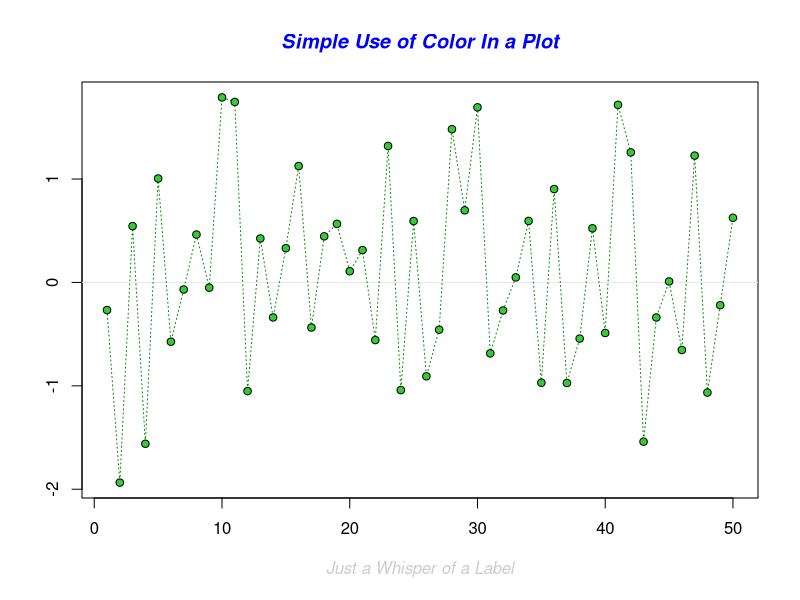
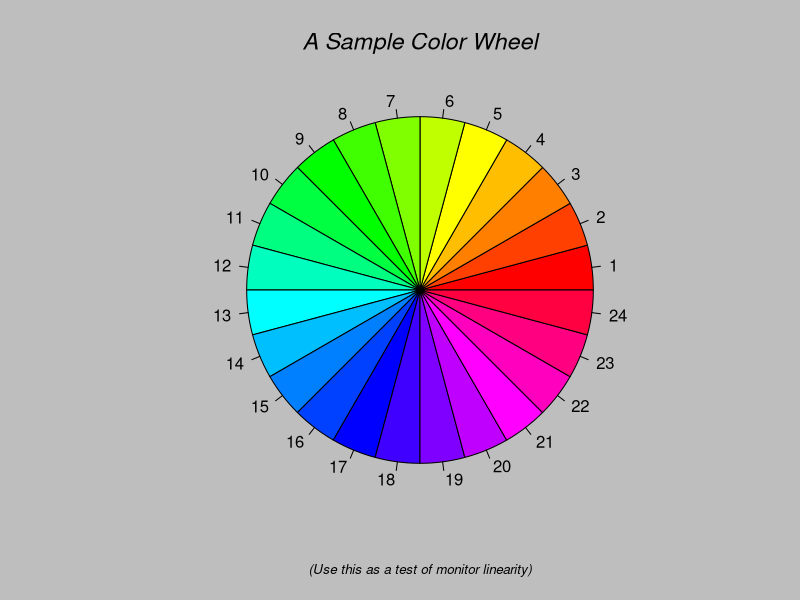
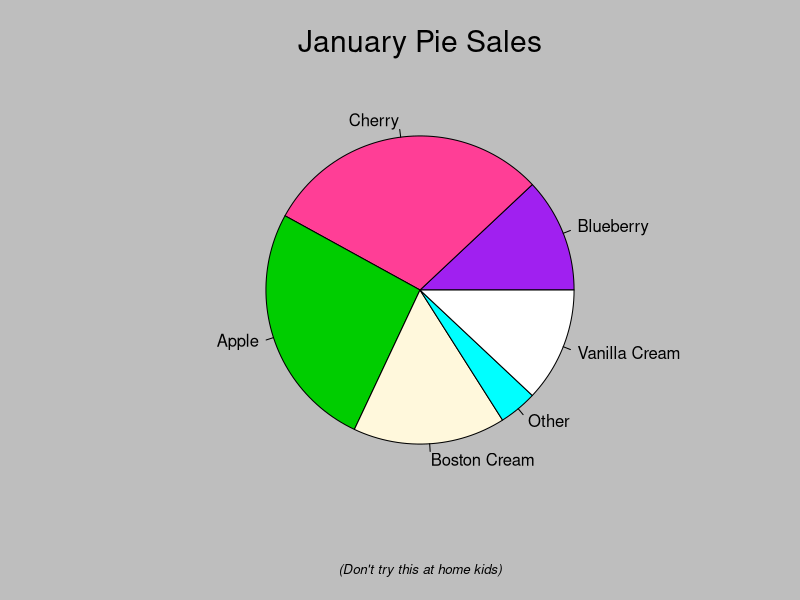
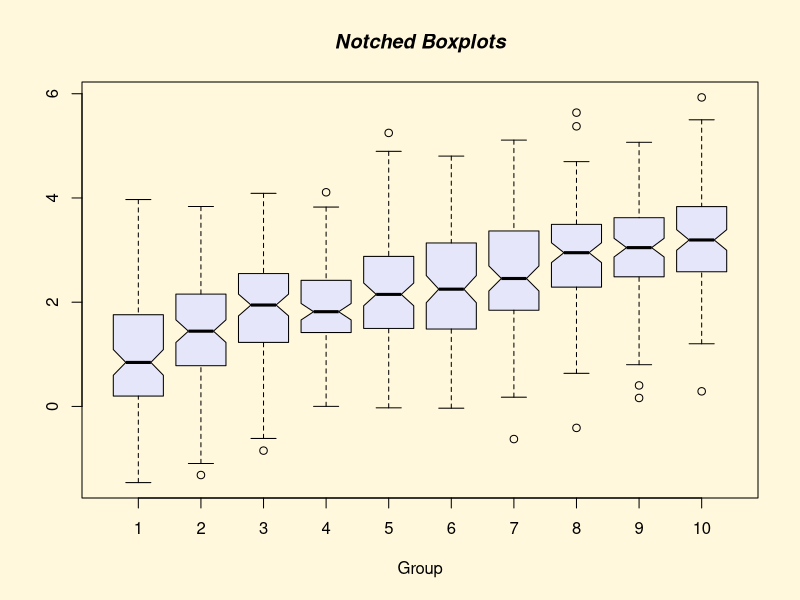
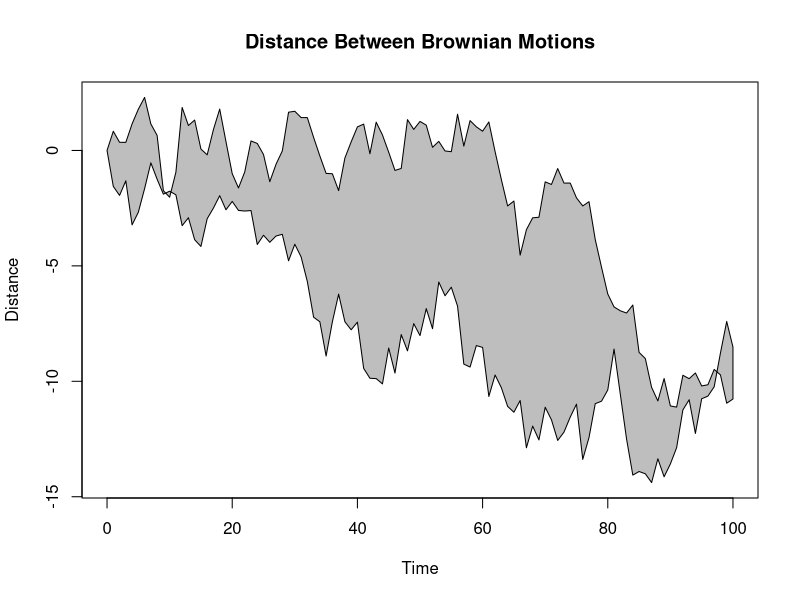
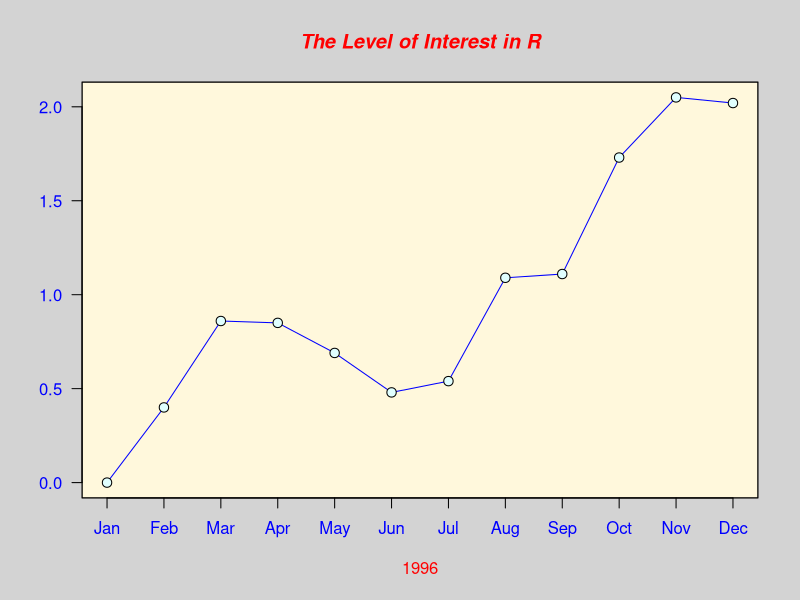
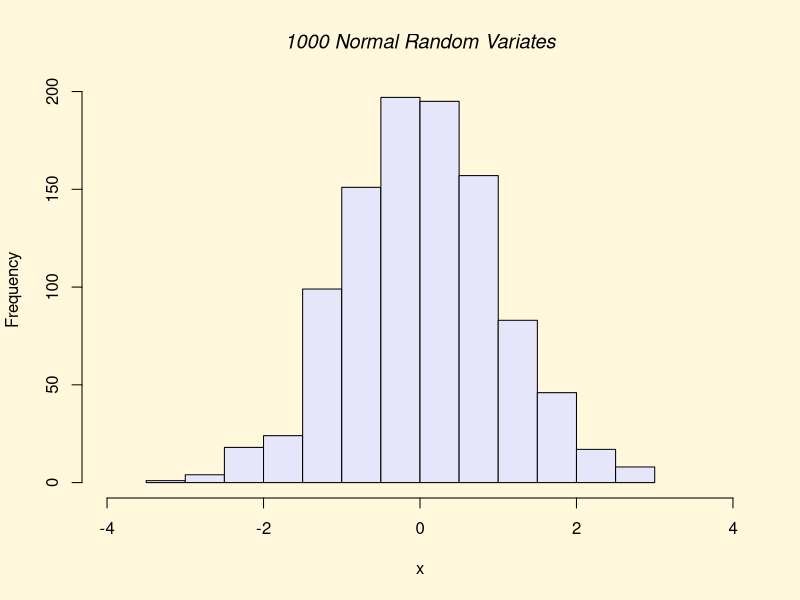
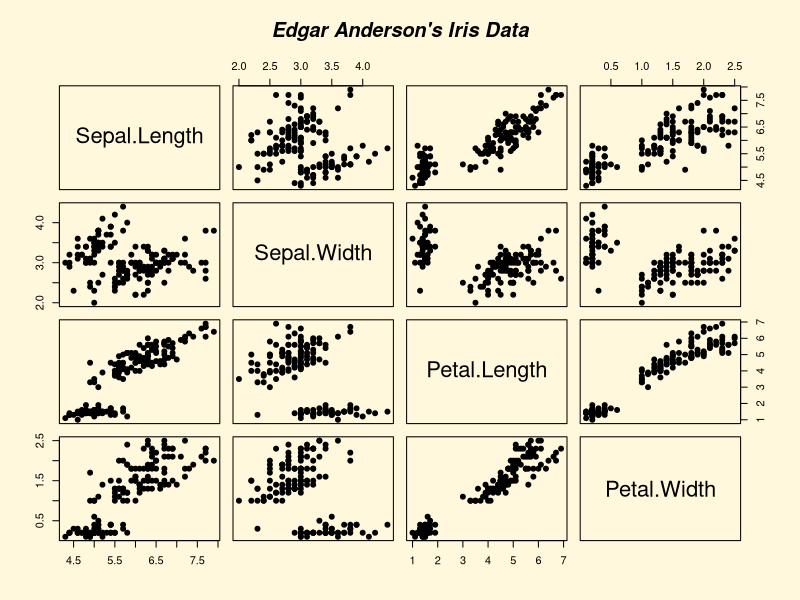

Here is the R script that generated these plots, in order:
#Nom- BELMOKADDEM
#Prénom- Adil
#Exercices 1 et 2 du TP1UVSQ

######Exercice 1######
#Dimensions de la matrice (tableau 2D).
n=50   # Observations
p=2    # Variables

#Génération des éléments aléatoires de la matrice (i.e n*p cellules).
cells=rnorm(n*p)

#Allocation de la matrice X[n][p] en mémoire, en remplissant ses cellules avec les éléments de data générés precedemment.
X=matrix(cells,nrow=n,ncol=p) 

#Calcul de Y estimé 
Y=5 + 2*X[,1] -3*X[,2]+rnorm(n) 

#Ajout d'une colonne de 1 au début de la matrice X
colAdd=matrix(1,nrow=n,ncol=p+1) #cette colonne ne contient que des 1, on incrémente p de 1
colAdd[,-1] = X #ajout de la colonne

#Calcul des coeficients de B
B=(solve(t(colAdd)%*%colAdd))%*%(t(colAdd)%*%Y) 

#Produit matriciel
prodMat=colAdd%*%B

#Calcul de l'erreur
Erreur <- norm(Y - prodMat,"2")/nrow(colAdd)
#Affichage de l'erruer avec la fonction cat
cat("Erreur=",Erreur,"\n")

#Une fonction MCO qui retourne fait le même travail qu'avant
mco=function(X,Y)
{
  n=nrow(X) 
  p=ncol(X) 
  colAdd=matrix(1,nrow=n,ncol=p+1) 
  colAdd[,-1] = X 
  B=(solve(t(colAdd)%*%colAdd))%*%(t(colAdd)%*%Y) 
  prodMat=colAdd%*%B
  Erreur <- norm(Y - prodMat,"2")/nrow(colAdd)
  cat("Inside function MCO---Erreur=",Erreur,"\n")
  
  return(list(B,Erreur))
}
mco(X,Y)

######Exercice 2######
require(stats)
require(graphics)
#Analyse des données de Orange
help(Orange) 
n=nrow(Orange) # nombre d'observations
p=ncol(Orange) #nombre de variables
demo(graphics)
coplot(circumference ~ age | Tree, data = Orange, show.given = FALSE)

fm1 <- nls(circumference ~ SSlogis(age, Asym, xmid, scal),data = Orange, subset = Tree == 5)

plot(circumference ~ age, data = Orange, subset = Tree == 5,xlab = "Tree age",
     ylab = "Tree circumference (mm)", las = 1,
     main = "Orange tree data and fitted model (Tree 5 only)")
age <- seq(0, 1600, length.out = 101)
lines(age, predict(fm1, list(age = age)))
pairs(Orange[1:3], main="Edgar Anderson's Orange Data", pch=21,bg=c("red", "green3", "blue"))

boxplot(circumference~age,data=Orange,main="Boxplot: Error of circumference by age",
                col="red",xlab="age",ylab="circumference")

plot(Orange$age,Orange$circumference,main="Predict Orange", 
    pch=21,bg=c("red","green3","yellow","blue","gray"))


